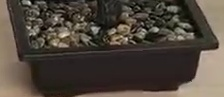
#> input picture data/split/train/images/hardneg_002.jpg, 224 x 97 px
$ python -i extract_hard_negative_candidates.py   (imports and definitions only)   (older library calls are emulated)
#> lines starting #> are read from the running program, lines starting #| are printed output that depends on the picture
#> further down, picture is the input picture: shape (97, 224, 3); mean B, G, R 60.4, 69.8, 78.9
from pathlib import Path

import cv2
import numpy as np
from ultralytics import YOLO


# ============================================================
# 1. 项目路径
# ============================================================

PROJECT_ROOT = Path(__file__).resolve().parents[1]

VIDEO_PATH = (
    PROJECT_ROOT
    / "data"
    / "vidio"
    / "final.mp4"
)

MODEL_PATH = (
    PROJECT_ROOT
    / "runs"
    / "detect"
    / "baseline_yolo11s_640"
    / "weights"
    / "best.pt"
)


# ============================================================
# 2. 输出目录
# ============================================================

OUTPUT_ROOT = (
    PROJECT_ROOT
    / "data"
    / "hard_negative_candidates"
)

FALSE_POSITIVE_DIR = (
    OUTPUT_ROOT
    / "false_positive_candidates"
)

BACKGROUND_DIR = (
    OUTPUT_ROOT
    / "background_candidates"
)


# ============================================================
# 3. 参数
# ============================================================

# 每隔多少秒抽一次视频帧
SAMPLE_INTERVAL_SEC = 0.5

# 用一个较低的阈值扫视频
# 目的：尽量把真正的苹果提前排除掉
DETECT_CONF = 0.10

# false-positive 候选置信度范围
FP_CONF_MIN = 0.25
FP_CONF_MAX = 0.80

# 每一帧最多保存多少个“疑似误检区域”
MAX_FP_PER_FRAME = 3

# 背景裁剪尺寸
BACKGROUND_CROP_SIZE = 384

# 背景滑窗步长
BACKGROUND_STRIDE = 192

# 每一帧最多保存背景区域
MAX_BACKGROUND_PER_FRAME = 2

# 检测框扩张比例
# 背景区域必须离苹果远一点
BOX_EXPAND_RATIO = 0.40

# 红色像素比例阈值
# 超过这个比例的区域暂时不作为背景候选
MAX_RED_RATIO = 0.012

# 背景复杂度阈值
# 太平坦的白墙意义不大
MIN_LAPLACIAN_VAR = 25.0

# 去重阈值
# 越接近 1，表示图片越相似
DEDUP_SIMILARITY = 0.965


# ============================================================
# 4. 创建目录
# ============================================================

# [82 lines left out: functions prepare_dirs, boxes_intersect, expand_box, not called in this run]


# ============================================================
# 7. 计算红色像素比例
# ============================================================

def calculate_red_ratio(image):

    hsv = cv2.cvtColor(
        image,
        cv2.COLOR_BGR2HSV
    )
#> hsv: shape (97, 224, 3); mean H, S, V 18, 67, 79

    # 红色有两个 Hue 区域
    lower_red_1 = np.array(
        [0, 80, 60]
    )

    upper_red_1 = np.array(
        [12, 255, 255]
    )

    lower_red_2 = np.array(
        [165, 80, 60]
    )

    upper_red_2 = np.array(
        [179, 255, 255]
    )

    mask1 = cv2.inRange(
        hsv,
        lower_red_1,
        upper_red_1
    )
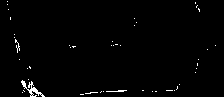
#> mask1: shape (97, 224); 1.2% white in thin lines or dots

    mask2 = cv2.inRange(
        hsv,
        lower_red_2,
        upper_red_2
    )
#> mask2: shape (97, 224); every value is 0

    mask = cv2.bitwise_or(
        mask1,
        mask2
    )

    red_pixels = np.count_nonzero(
        mask
    )
#> red_pixels = 265

    total_pixels = (
        image.shape[0]
        *
        image.shape[1]
    )
#> total_pixels = 21728

    if total_pixels == 0:
        return 1.0

    return (
        red_pixels
        /
        total_pixels
    )


# ============================================================
# 8. 背景复杂度
# ============================================================

# [717 lines left out: functions calculate_laplacian_variance, make_feature, feature_similarity, is_duplicate, crop_detection_context, find_background_candidates and 1 more, not called in this run]


# ============================================================
# 15. Windows 主入口
# ============================================================

# [2 lines not run here, left out]


>>> import cv2
>>> picture = cv2.imread('../data/split/train/images/hardneg_002.jpg')
>>> result = calculate_red_ratio(picture)
#> result = 0.0122
